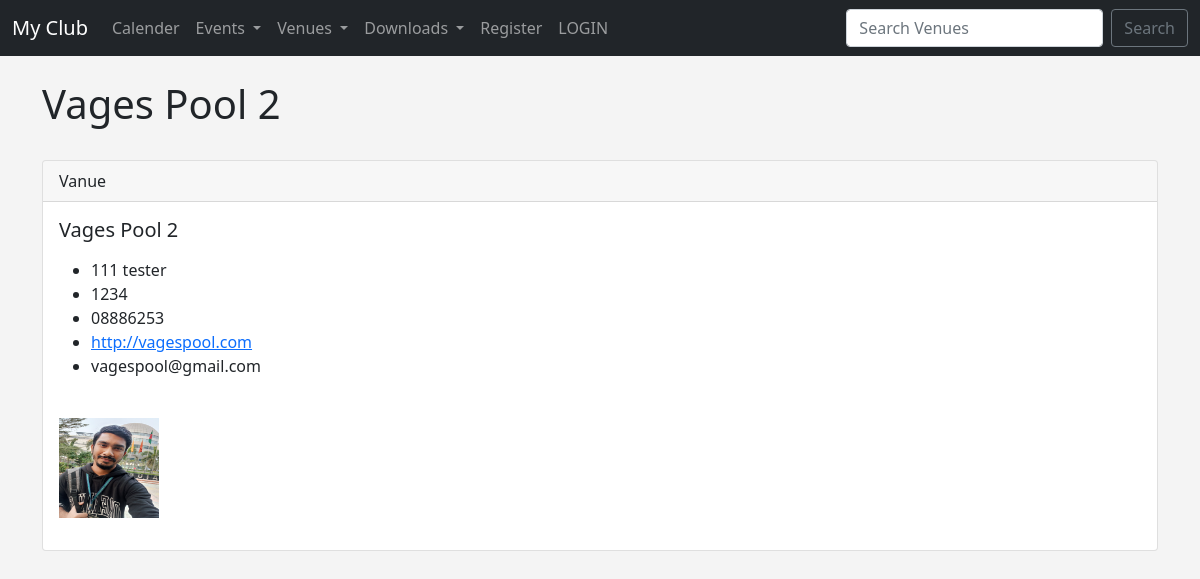
The page /show_vanue/5 on the database as committed earlier.
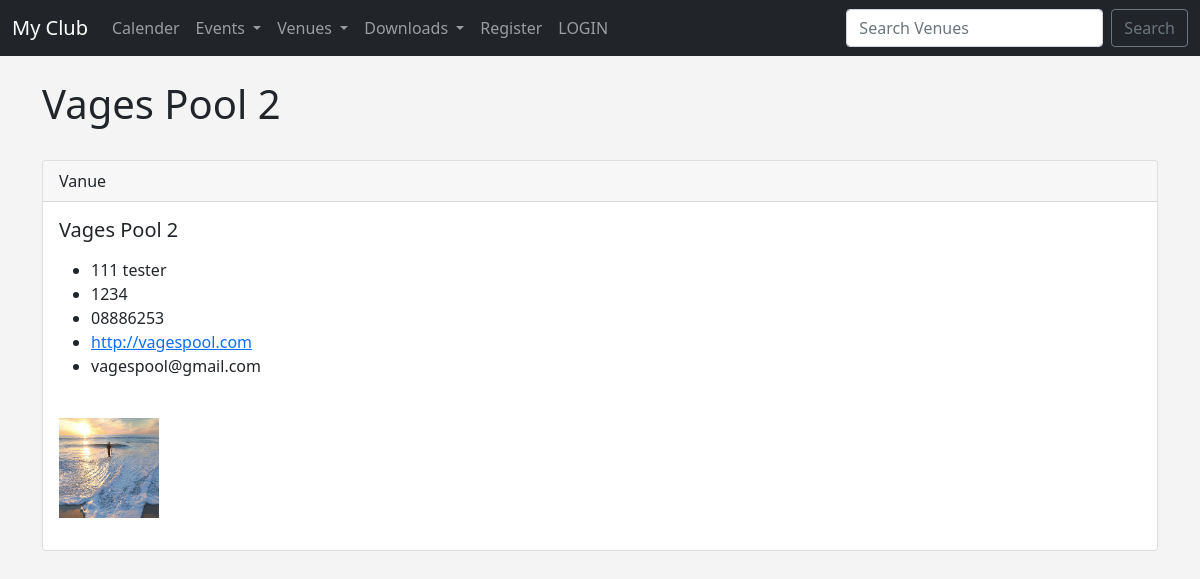
The same page on the database as committed later.
### events/models.py (models this page shows)
class Vanue(models.Model):
    name = models.CharField(max_length=300)
    address = models.CharField(max_length=120)
    zip_code = models.CharField(max_length=20)
    phone = models.CharField(max_length=12,blank=True)
    web = models.URLField('Website Address',blank=True)
    email_address = models.EmailField('Email Address',blank=True)
    vanue_image = models.ImageField(null=True,blank=True,upload_to="images/")
    owner = models.IntegerField("Venue Owner",blank=False,default=1)
    def __str__(self):
        return self.name

### events/views.py (the view)
# urls.py: path('show_vanue/<vanue_id>',views.show_vanue,name='show_vanue'),
def show_vanue(request,vanue_id):
    vanue = Vanue.objects.get(pk=vanue_id)
    return render(request,'events/show_vanue.html',{'vanue':vanue})

### templates/events/show_vanue.html
{% extends 'events/base.html' %}
{% block content %}
  <h1>{{ vanue }}</h1>
  <br/>
  <div class="card">
  <div class="card-header">
    Vanue
  </div>
  <div class="card-body">
    <h5 class="card-title">{{vanue}}</h5>
      <p class="card-text">
    <ul>
    <li>{{ vanue.address }}</li>
    <li>{{ vanue.zip_code }}</li>
    <li>{{ vanue.phone }}</li>
    <li><a href="{{vanue.web}}">{{ vanue.web }}</a></li>
    <li>{{ vanue.email_address }}</li>
   </ul>
    <br>
    {% if vanue.vanue_image %}
    <img src="{{ vanue.vanue_image.url }}" width=100 height=100>
    {% endif %}
      </p>
  </div>
</div>
{% endblock %}

### templates/events/base.html (shortened to what this page needs)
<!doctype html>
<html lang="en">
  <head>
    <link href="https://cdn.jsdelivr.net/npm/bootstrap@5.0.2/dist/css/bootstrap.min.css" rel="stylesheet">
  </head>
  <body>
  {% include 'events/navbar.html' %}
  <br/>
  <div class="container">
   {% block content %}
   {% endblock %}
  </div>
  </body>
</html>

### templates/events/navbar.html (shortened to what this page needs)
<nav class="navbar navbar-expand-lg navbar-dark bg-dark">
  <div class="container-fluid">
    <a class="navbar-brand" href="{% url 'home' %}">My Club</a>
    <div class="collapse navbar-collapse" id="navbarSupportedContent">
      <ul class="navbar-nav me-auto mb-2 mb-lg-0">
        <li class="nav-item">
          <a class="nav-link" href="{% url 'homeYM' '2022' 'March' %}">Calender</a>
        </li>
        <li class="nav-item dropdown">
          <a class="nav-link dropdown-toggle" href="#" id="navbarDropdown" role="button" data-bs-toggle="dropdown" aria-expanded="false">
            Events
          </a>
        </li>
        <li class="nav-item dropdown">
          <a class="nav-link dropdown-toggle" href="#" id="navbarDropdown" role="button" data-bs-toggle="dropdown" aria-expanded="false">
            Venues
          </a>
        </li>
          <li class="nav-item dropdown">
          <a class="nav-link dropdown-toggle" href="#" id="navbarDropdown" role="button" data-bs-toggle="dropdown" aria-expanded="false">
            Downloads
          </a>
        </li>
        {% if user.is_authenticated %}
        <li class="nav-item">
          <a class="nav-link" href="{% url 'logout_user' %}">LOGOUT</a>
        </li>
        {% else %}
        <li class="nav-item">
          <a class="nav-link" href="{% url 'register_user' %}">Register</a>
        </li>
        <li class="nav-item">
          <a class="nav-link" href="{% url 'login_user' %}">LOGIN</a>
        </li>
        {% endif %}
      </ul>
      <form class="d-flex" method=POST action="{% url 'search_vanue' %}">
        <input class="form-control me-2" type="search" placeholder="Search Venues" aria-label="Search" name="searched">
        <button class="btn btn-outline-secondary" type="submit">Search</button>
      </form>
    </div>
  </div>
</nav>

### templates/events/base.html (style rules this page uses)
body { background:#f4f4f4; size:10px; }

Rows that differ between the two databases and show on the page:
changed Vanue "Vages Pool 2": vanue_image: a different picture
